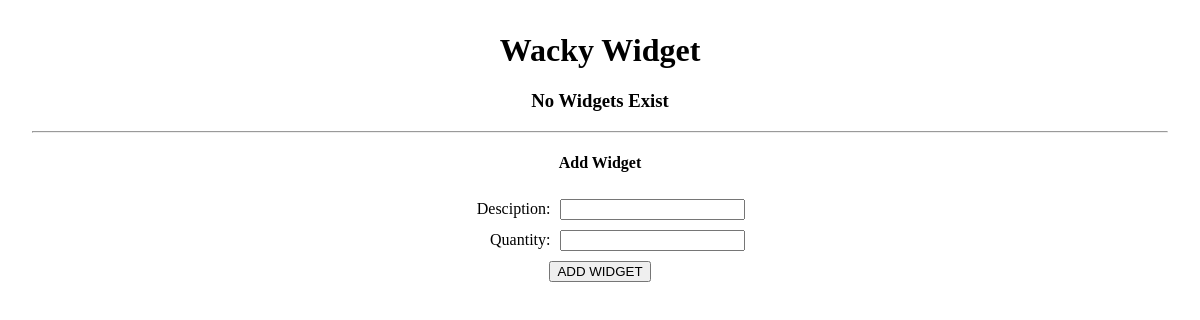
The app's page /, older data.
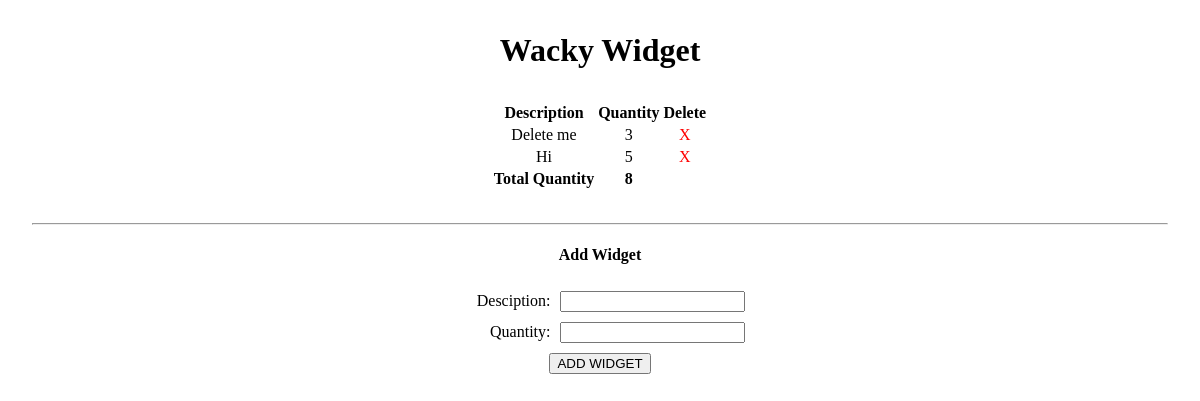
The same page, newer data.
### main_app/models.py (models this page shows)
class Widget(models.Model):
  description = CharField(max_length=50)
  quantity = IntegerField()

### main_app/views.py (the view)
# urls.py: path('', views.index, name='index'),
def index(request):
  widgets = Widget.objects.all()
  sum = 0
  for widget in widgets:
    sum += widget.quantity
  return render(request, 'index.html', {'widgets': widgets, 'sum': sum})

### main_app/templates/index.html (shortened to what this page needs)
{% load static %}
<!DOCTYPE html>
<html lang="en">
<head>
  <link rel="stylesheet" href="https://unpkg.com/purecss@1.0.0/build/pure-min.css">
  <link rel="stylesheet" type="text/css" href="{% static 'css/style.css' %}">
</head>
<body>
  <h1>Wacky Widget</h1>
  {% if widgets|length %}
    <table class="pure-table pure-table-striped">
      <thead>
        <tr>
          <th>Description</th>
          <th>Quantity</th>
          <th>Delete</th>
        </tr>
      </thead>
      <tbody>
        {% for widget in widgets %}
        <tr>
          <td>{{ widget.description }}</td>
          <td>{{ widget.quantity }}</td>
          <td><a href="{% url 'delete' widget.id %}">X</a></td>
        </tr>
        {% endfor %}
        <tr style="font-weight: bold;">
          <td>Total Quantity</td>
          <td>{{ sum }}</td>
          <td></td>
        </tr>
      </tbody>
    </table>
  {% else %}
    <h3>No Widgets Exist</h3>
  {% endif %}
    <hr>
  <h4>Add Widget</h4>
  <form class="pure-form" action="{% url 'create' %}" method="POST">
    <label>Desciption:</label>
    <input type="text" name="description">
    <br>
    <label>Quantity:</label>
    <input type="text" name="quantity">
    <br>
    <input type="submit" value="ADD WIDGET" class="btn">
  </form>
</body>
</html>

### main_app/static/css/style.css (style rules this page uses)
body { text-align: center; margin: 2rem; }
label { display: inline-block; width: 100px; text-align: right; }
input { margin: 5px; }
table { margin: 2rem auto; }
table a { color: red; text-decoration: none; }

Row changes from the older to the newer data that the page shows:
added Widget: description "Delete me", quantity "3"
added Widget: description "Hi", quantity "5"
Text that changed along with them:
{{ sum }}: (not shown) → "8"
text no longer shown: "No Widgets Exist"
text now shown: "Description Quantity Delete Total Quantity"
